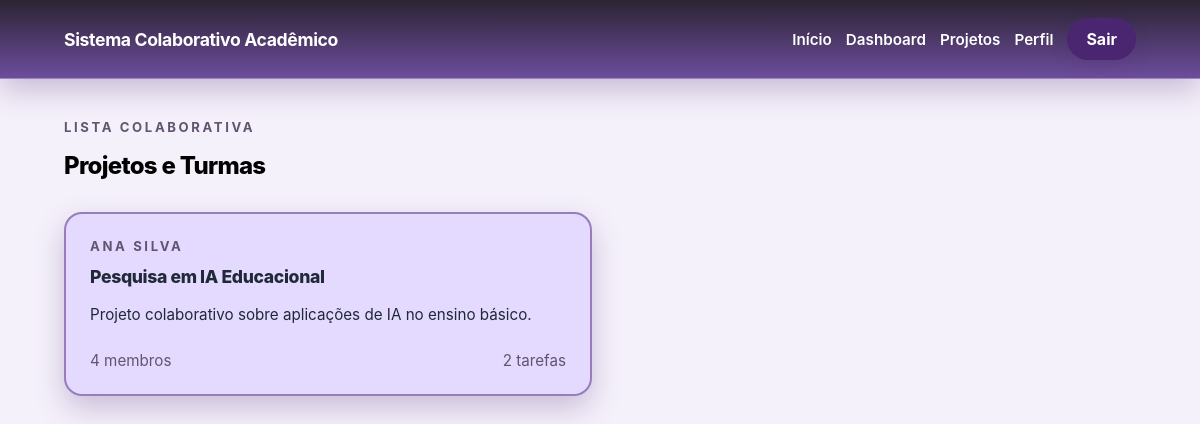
Screenshot of /projects/ (signed in) with the database file from the repository.
### main/models.py (models this page shows, shortened)
class Project(models.Model):
    title = models.CharField(max_length=180)
    description = models.TextField()
    lead_professor = models.ForeignKey(
        settings.AUTH_USER_MODEL,
        on_delete=models.CASCADE,
        related_name='led_projects',
    )
    members = models.ManyToManyField(
        settings.AUTH_USER_MODEL,
        related_name='joined_projects',
        blank=True,
    )
    created_at = models.DateTimeField(auto_now_add=True)
    updated_at = models.DateTimeField(auto_now=True)
    class Meta:
        ordering = ['title']

### main/views.py (the view)
# urls.py: path('projects/', ProjectListView.as_view(), name='project-list'),
class ProjectListView(LoginRequiredMixin, ListView):
    template_name = 'core/project_list.html'
    context_object_name = 'projects'
    def get_queryset(self):
        user = self.request.user
        role = get_user_role(user)
        queryset = Project.objects.select_related('lead_professor').prefetch_related('members')
        if role == 'Administrator':
            return queryset
        if role == 'Professor':
            return queryset.filter(Q(lead_professor=user) | Q(members=user)).distinct()
        return queryset.filter(members=user)

### main/utils.py (called while the page is built)
def get_user_role(user):
    if not user.is_authenticated:
        return 'Visitante'
    group_names = {group.name for group in user.groups.all()}
    for role in ROLE_NAMES:
        if role in group_names:
            return role
    if user.is_superuser:
        return 'Administrador'
    return 'Estudante'

### main/templates/core/project_list.html (shortened to what this page needs)
{% extends 'base.html' %}
{% block content %}
<div class="align-end-between">
    <div class="layout-stack">
        <p class="section-eyebrow eyebrow">Lista colaborativa</p>
        <h1 class="title-lg">Projetos e Turmas</h1>
    </div>
</div>
<div class="space-top project-grid">
    {% for project in projects %}
        <a href="{% url 'project-detail' project.pk %}" class="card card-link card-pad-6">
            <p class="section-eyebrow eyebrow">{{ project.lead_professor.get_full_name|default:project.lead_professor.username }}</p>
            <h2 class="title-md mt-sm">{{ project.title }}</h2>
            <p class="copy copy-sm mt-md">{{ project.description }}</p>
            <div class="flex-between mt-lg muted copy-sm">
                <span>{{ project.members.count }} membros</span>
                <span>{{ project.tasks.count }} tarefas</span>
            </div>
        </a>
    {% empty %}
        <div class="card card-pad-6 muted">Nenhum projeto disponível.</div>
    {% endfor %}
</div>
{% endblock %}

### main/styles/style.css (style rules this page uses)
:root { --color-bg: #f5f1fb; --color-surface: #ece3f7; --color-surface-strong: #dccdf0; --color-card: #e4d9ff; --color-card-soft: #dccceb; --color-border: #5936888f; --color-text: #1f2937; --color-muted: #62546f; --color-primary: #4a2570; --color-primary-hover: #341a50; --color-accent: #7d4cab; --color-accent-soft: #eadcf8; --shadow-soft: 0 12px 30px rgba(74, 37, 112, 0.253); }
html { scroll-behavior: smooth; }
body { background: var(--color-bg); color: var(--color-text); font-family: Inter, ui-sans-serif, system-ui, -apple-system, BlinkMacSystemFont, "Segoe UI", sans-serif; margin: 0; }
a { color: inherit; text-decoration: none; }
.nav-link, .nav-button, .btn-primary, .btn-secondary, .card-link { transition: transform 0.15s ease, background-color 0.2s ease, box-shadow 0.2s ease, color 0.2s ease; }
.project-grid { display: grid; grid-template-columns: repeat(2, minmax(0, 1fr)); gap: 16px; }
.space-top { margin-top: 32px; }
.title-lg { margin: 0; font-size: 1.5rem; font-weight: 800; letter-spacing: -0.03em; color: rgb(0, 0, 0); }
.title-md { margin: 0; font-size: 1.1rem; font-weight: 800; letter-spacing: -0.02em; }
.copy { margin: 0; line-height: 1.6; }
.copy-sm { font-size: 0.95rem; }
.section-eyebrow, .muted { color: var(--color-muted); }
.section-eyebrow { font-size: 0.82rem; font-weight: 700; letter-spacing: 0.2em; text-transform: uppercase; }
.eyebrow { margin: 0; }
.card, .card-soft, .panel, .form-card, .hero-panel { border: 2px solid var(--color-border); border-radius: 18px; box-shadow: var(--shadow-soft); box-sizing: border-box; }
.card { background: var(--color-card); }
.card-link { display: block; color: inherit; text-decoration: none; }
.card-pad-6 { padding: 24px; }
.align-end-between { display: flex; align-items: end; justify-content: space-between; gap: 16px; }
.mt-sm { margin-top: 12px; }
.mt-md { margin-top: 16px; }
.mt-lg { margin-top: 24px; }
.flex-between { display: flex; justify-content: space-between; align-items: center; gap: 16px; }
.align-end-between { display: flex; align-items: flex-end; justify-content: space-between; gap: 16px; }
.layout-stack { display: grid; gap: 16px; }

### rows the page displays
Project: lead_professor.get_full_name "ANA SILVA", title "Pesquisa em IA Educacional", description "Projeto colaborativo sobre aplicações de IA no ensino básico.", members.count "4", tasks.count "2"
